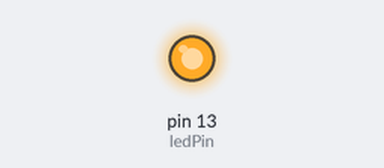
A sketch run on a simulated Arduino Uno, built with avr-gcc and run on an emulated ATmega328P. Shown: output pins drawn as LEDs (lit = HIGH).

Above: at 0.1 s.
Timing chart, 0 to 1.6 s (numbered marks = the images above):
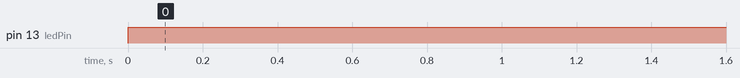

The sketch:

function-on-led.ino
```cpp
int ledPin = 13;

void setup() {
  pinMode(ledPin, OUTPUT);
}

void loop() {
  turnOnLED();
}

void turnOnLED() {
  digitalWrite(ledPin, HIGH);
}
```

Measured:
- by itself, pin 13 (ledPin): LOW → HIGH at 0.00 s
